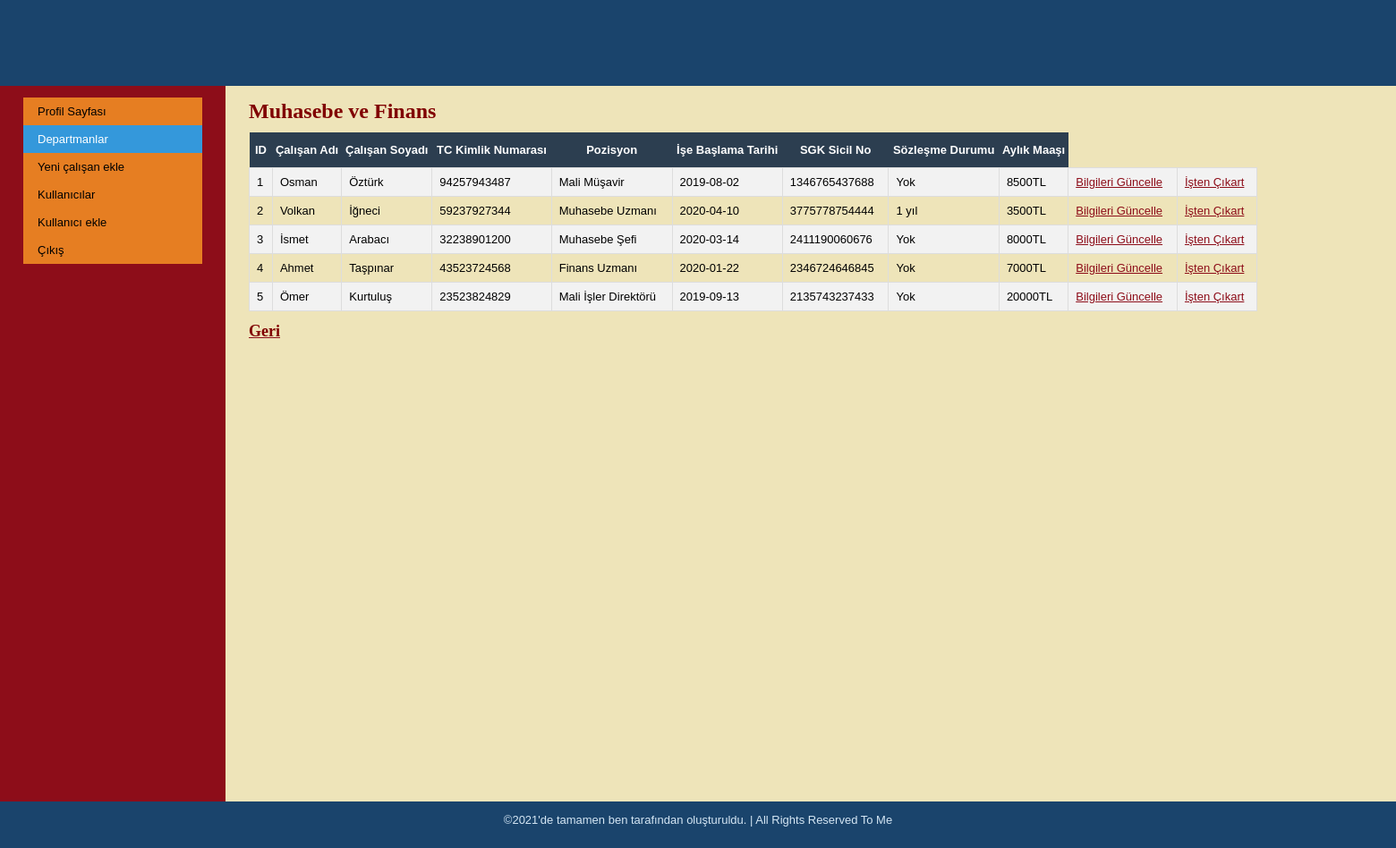
Screenshot of /admin_show_employee.php?choose=5 with the database file from the repository.
### tables this page shows
CREATE TABLE `departman_bilgi` (
  `departman_id` int(11) NOT NULL,
  `departman_ad` varchar(50) NOT NULL,
  `tablo_ad` varchar(50) NOT NULL
);

CREATE TABLE `muhasebe_finans` (
  `id` int(11) NOT NULL,
  `ad` varchar(50) NOT NULL,
  `soyad` varchar(50) NOT NULL,
  `TCKN` varchar(11) NOT NULL,
  `pozisyon` varchar(50) NOT NULL,
  `baslama_tarihi` date NOT NULL,
  `sicil_no` varchar(13) NOT NULL,
  `sozlesme_suresi` varchar(10) NOT NULL,
  `aylik_maas` int(11) NOT NULL,
  `statuscode` tinyint(4) NOT NULL,
  `departman_id` int(11) NOT NULL
);

### includes/functions.php (called while the page is built, shortened)
<?php
	function query_control($result)
	{
		if(!$result)
			die("Veritabanı sorgu hatası..!");
		else
			return $result;
	}
	function mysql_prep($value)
	{
		global $con;
		$value = mysqli_real_escape_string($con, $value);
		return $value;
	}
	function GetEmployees($table_name)
	{
		global $con;
		$query = "SELECT * FROM ".$table_name;
		$result = mysqli_query($con, $query);
		$verified_result = query_control($result);
		return $verified_result;
	}
	function GetDepartment($id)
	{
		global $con;
		$id = mysql_prep($id);
		$query = "SELECT *FROM departman_bilgi WHERE departman_id=$id";
		$result = mysqli_query($con,$query);
		$verified_result = query_control($result);
		return $verified_result;
	}
?>

### admin_show_employee.php (the view, shortened to what this page needs)
<?php include("includes/connect_mysql.php"); ?>
<?php include("includes/functions.php"); ?>
<?php
	$user_tckn = $_SESSION['tckn'];
	if(isset($_GET["choose"]))
	{
		$choose = $_GET["choose"];
		$result = GetDepartment($choose);
		if(mysqli_num_rows($result) == 1)
		{
			$rows = mysqli_fetch_array($result);
			$table_name = $rows["tablo_ad"];
			$title_name = $rows["departman_ad"];
		}
	}
?>
<?php include("includes/admin_header.php"); ?>
			<table id="structure">
				<tr>
					<td id="navigation">
						<div id="menu">
							<ul>
								<li><a href="admin_content.php">Profil Sayfası</a></li>
								<li><a class="active" href="admin_departments.php">Departmanlar</a></li>
								<li><a href="add_employee.php">Yeni çalışan ekle</a></li>
								<li><a href="users.php">Kullanıcılar</a></li>
								<li><a href="register1.php">Kullanıcı ekle</a></li>
								<li><a href="main.php">Çıkış</a></li>
							</ul>
						</div>
					</td>
					<td id="page">
						<?php echo "<h2><font face='tahoma' size='5' color='maroon'><b>".$title_name."</b></font></h2>"; ?>
						<table id="tablo">
							<tr>
								<th> ID </th>
								<th> Çalışan Adı </th>
								<th> Çalışan Soyadı </th>
								<th> TC Kimlik Numarası </th>
								<th> Pozisyon </th>
								<th> İşe Başlama Tarihi </th>
								<th> SGK Sicil No </th>
								<th> Sözleşme Durumu </th>
								<th> Aylık Maaşı </th>
							</tr>
							<?php
								$result = GetEmployees($table_name);
								while($rows = mysqli_fetch_array($result))
								{
									echo "<tr>
									<td>".$rows[0]."</td>
									<td>".$rows[1]."</td>
									<td>".$rows[2]."</td>
									<td>".$rows[3]."</td>
									<td>".$rows[4]."</td>
									<td>".$rows[5]."</td>
									<td>".$rows[6]."</td>
									<td>".$rows[7]."</td>
									<td>".$rows[8]."TL</td>
									<td><a href='edit_employee.php?choose=$rows[0]'>Bilgileri Güncelle</td>";
									if($rows["TCKN"] != $user_tckn)
										echo "<td><a href='delete_employee.php?emp_id=$rows[0]'>İşten Çıkart</td>";
									else
										echo "<td></td>";
									echo "</tr>";
								}
							?>
						</table><br>
						<a href="admin_departments.php">
							<font face="tahoma" size="4" color="maroon"><b>Geri</b></font>
						</a>
					</td>
				</tr>
			</table>
<?php include("includes/footer.php"); ?>

### css/menu.css (style rules this page uses)
#menu ul { list-style-type: none; margin: 0; padding: 0; width: 200px; background-color: #e67e22; }
#menu li a { display: block; color: #000; padding: 8px 16px; text-decoration: none; }
#menu li a.active { background-color: #3498db; color: white; }

### css/public.css (style rules this page uses)
html { height: 100%; width: 100%; }
body { width: 100%; height: 100%; margin: 0px; padding: 0px; border: 0px; font-family: Verdana, Arial, Helvetica, sans-serif; background: #D4E6F4; font-size: 13px; line-height: 15px; }
table, tr, td { border-collapse: collapse; vertical-align: top; font-size: 13px; line-height: 15px; }
a { color: #8D0D19; }
#structure { height: 800px; width: 100%; }
#navigation { width: 150px; padding: 1em 2em; color: #D4E6F4; background: #8D0D19; }
#page { padding-left: 2em; vertical-align: top; background: #EEE4B9; }
#page h2 { color: #8D0D19; margin-top: 1em; }

### css/tables.css (style rules this page uses)
#tablo { border-collapse: collapse; width: 88%; }
#tablo td, #personel th { border: 1px solid #ddd; padding: 8px; }
#tablo tr:nth-child(even) { background-color: #f2f2f2; }
#tablo th { padding-top: 12px; padding-bottom: 12px; text-align: middle; background-color: #2c3e50; color: white; }

### rows the page displays
departman_bilgi: departman_ad "Muhasebe ve Finans"
muhasebe_finans: id "1", ad "Osman", soyad "Öztürk", TCKN "94257943487", pozisyon "Mali Müşavir", baslama_tarihi "2019-08-02", sicil_no "1346765437688", sozlesme_suresi "Yok", aylik_maas "8500"
muhasebe_finans: id "2", ad "Volkan", soyad "İğneci", TCKN "59237927344", pozisyon "Muhasebe Uzmanı", baslama_tarihi "2020-04-10", sicil_no "3775778754444", sozlesme_suresi "1 yıl", aylik_maas "3500"
muhasebe_finans: id "3", ad "İsmet", soyad "Arabacı", TCKN "32238901200", pozisyon "Muhasebe Şefi", baslama_tarihi "2020-03-14", sicil_no "2411190060676", sozlesme_suresi "Yok", aylik_maas "8000"
muhasebe_finans: id "4", ad "Ahmet", soyad "Taşpınar", TCKN "43523724568", pozisyon "Finans Uzmanı", baslama_tarihi "2020-01-22", sicil_no "2346724646845", sozlesme_suresi "Yok", aylik_maas "7000"
muhasebe_finans: id "5", ad "Ömer", soyad "Kurtuluş", TCKN "23523824829", pozisyon "Mali İşler Direktörü", baslama_tarihi "2019-09-13", sicil_no "2135743237433", sozlesme_suresi "Yok", aylik_maas "20000"
